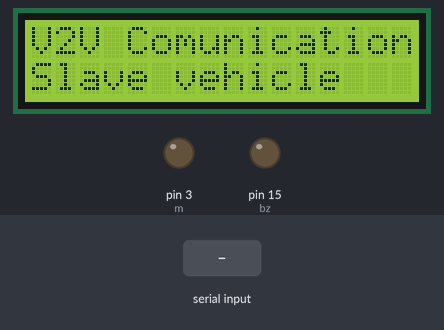
This sketch was run on a simulated Arduino Uno, built with avr-gcc and run on an emulated ATmega328P. On the bench: 16×2 character LCD, output pins drawn as LEDs (lit = HIGH). The inputs (shaded band) are chosen by the test bench. What the sketch prints to the serial monitor is not drawn.

Above: at 0.1 s.
4.3 s: "90,45,200\n" received over the second serial link
At 7.2 s:
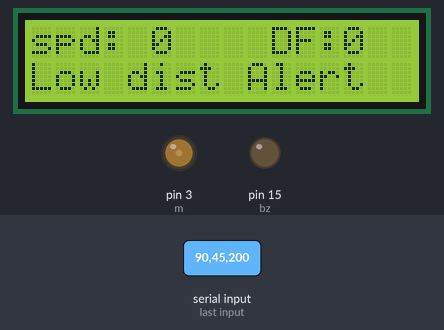
7.3 s: "30,150,10\n" received over the second serial link
At 9.7 s:
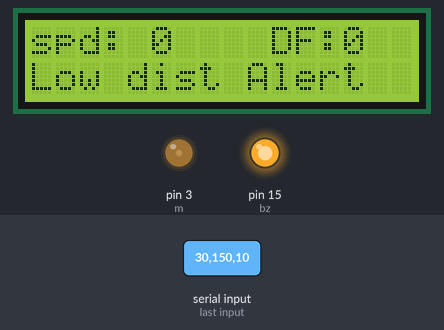
10.3 s: "5\n" received over the second serial link
At 14.2 s:
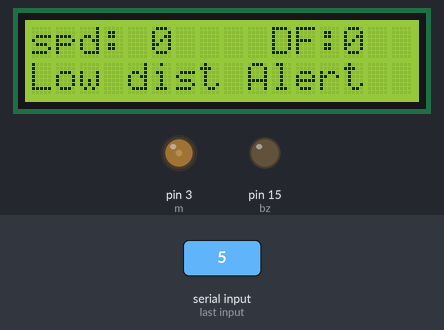
Timing chart, 0 to 15.7 s (numbered marks = the images above; inputs shaded):
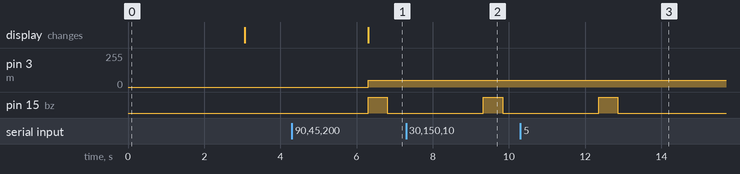

Measured:
- after the input at 4.3 s, pin 3 (m): 0/255 → 50/255 after 2.0 s; pin 15 (bz): LOW → HIGH after 2.0 s, → LOW 0.50 s later; the display: changes after 2.0 s (image 1)
- after the input at 7.3 s, pin 15 (bz): LOW → HIGH after 2.0 s, → LOW 0.50 s later
- after the input at 10.3 s, pin 15 (bz): LOW → HIGH after 2.1 s, → LOW 0.50 s later

The sketch:

sit_v2v_rx.ino
```cpp
#include <SoftwareSerial.h>
SoftwareSerial xbeeSerial(11,12); //RX, TX

#include<LiquidCrystal.h>
LiquidCrystal lcd(16,17,4,5,6,7);
int bz=15,m=3;


void setup() {
   Serial.begin(9600);
   xbeeSerial.begin(9600);
   pinMode(bz,OUTPUT);
   pinMode(m,3);
   lcd.begin(16,2);
   lcd.setCursor(0,0);
   lcd.print("V2V Comunication");
   lcd.setCursor(0,1);
   lcd.print("Slave vehicle");
   delay(3000);
   lcd.clear();

}

void loop() {

      while(xbeeSerial.available()>0)
      {  xbeeSerial.listen();
         String text,text2;
         text= xbeeSerial.readString();

         Serial.println(text);
        Serial.println("------------------------------------------------------");

         delay(1000);

         lcd.clear();
         String lt= text.substring(0, 9);
         String lg= text.substring(9, 18);
         String dst=text.substring(18, 21);
         String spd=text.substring(21, 28);
         String acc=text.substring(23, 29);


          int dt=dst.toInt();
          int sd=spd.toInt();
          int ac=acc.toInt();
          analogWrite(m,200);
          lcd.setCursor(0,0);
          lcd.print("SF:");
          lcd.setCursor(3,0);
          lcd.print(sd);

          lcd.setCursor(10,0);
          lcd.print("DF:");
          lcd.setCursor(13,0);
          lcd.print(dt);


                   if (ac<0)
                   {
                    Serial.println("Accident");
                    digitalWrite(bz,HIGH);
                    lcd.setCursor(0,0);
                    lcd.print("Lt:");
                    lcd.setCursor(3,0);
                    lcd.print(lt);
                    lcd.setCursor(10,0);
                    lcd.print("                            ");

                    lcd.setCursor(0,1);
                    lcd.print("Lo:");
                    lcd.setCursor(3,1);
                    lcd.print(lg);
                     lcd.setCursor(10,1);
                    lcd.print("                            ");
                    delay(500);
                    digitalWrite(bz,LOW);
                    delay(500);


                   }
                   if(dt<20)
                   {
                    Serial.println("Alert Low distance warning");
                     digitalWrite(bz,HIGH);
                     analogWrite(m,50);
                    lcd.setCursor(0,0);
                    lcd.print("Dst:");
                    lcd.setCursor(5,0);
                    lcd.print(dt);

                    lcd.setCursor(0,0);
                    lcd.print("spd:");
                    lcd.setCursor(5,0);
                    lcd.print(sd);

                    lcd.setCursor(0,1);
                    lcd.print("Low dist Alert");
                    delay(500);
                    digitalWrite(bz,LOW);
                    delay(500);

                   }


         Serial.println(lt);
         Serial.println(lg);
         Serial.println(dt);
         Serial.println(sd);
         Serial.println(ac);

         Serial.println("------------------------------------------------------");


      }
   }
```
